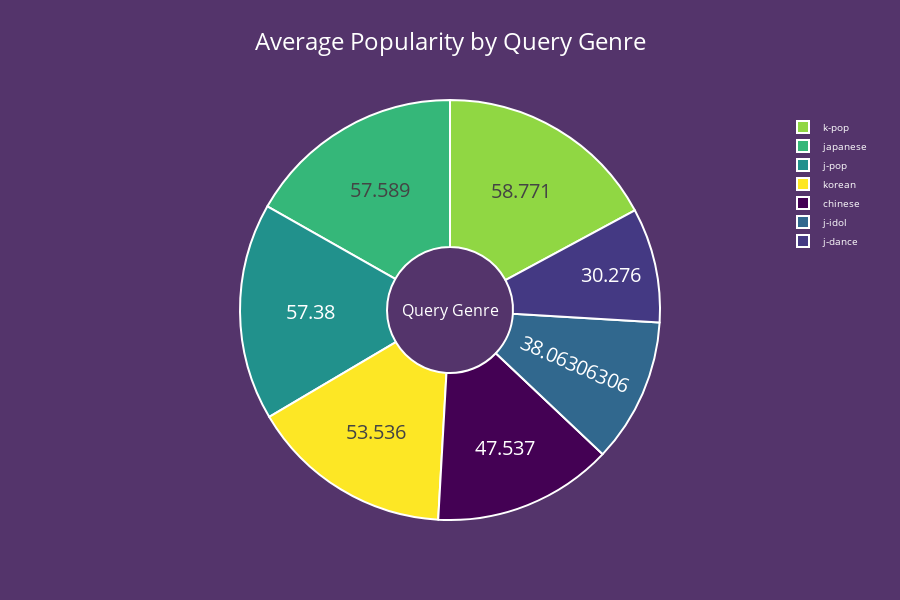

The notebook cell this image was saved under:
### Code cell
df_artist_popularity_global_mean = df_tracks.groupby(["Query_Genre"]).agg({"Popularity" : "mean"}).reset_index().rename(columns = {"Popularity" : "Popularity Mean", "Query_Genre" : "Query Genre"})

colors = plt.cm.viridis(np.linspace(0, 1, len(df_artist_popularity_global_mean["Query Genre"])))
colors_hex = [mcolors.to_hex(c) for c in colors]

Fig_7 = go.Figure(data = [go.Pie(labels = df_artist_popularity_global_mean["Query Genre"],
                                 values = df_artist_popularity_global_mean["Popularity Mean"],
                                 hole = 0.3,
                                 hoverinfo = "none",
                                 hovertemplate = 'Query Genre : %{label}<br>Popularity Mean : %{value}',
                                 textinfo = "value",
                                 textfont = dict(size = 20),
                                 marker = dict(colors = colors_hex))])

Fig_7.update_layout(
    font = dict(color = 'white', size = 18),
    height = 600,
    title_text = "Average Popularity by Query Genre",
    title_x = 0.5,
    title_font = dict(size = 24, color = 'white'),
    legend = dict(
    yanchor = "top",
    y = 0.97,
    xanchor = "left",
    x = 0.95,
    font = dict(color = 'white', size = 10)),
    annotations = [dict(text = 'Query Genre', x = 0.50, y = 0.5, font_size = 16, showarrow = False)],
    plot_bgcolor = "rgb(84,52,107)", paper_bgcolor = "rgb(84,52,107)")

Fig_7.update_traces(marker = {'line': {'color': 'white', 'width': 2}})

Fig_7.show()

### Figure 1 — Plotly figure (JSON) as saved in the notebook; plotly's stock layout.template omitted (floating-point values rounded to 4 significant figures)
{"data": [{"hole": 0.3, "hoverinfo": "none", "hovertemplate": "Query Genre : %{label}<br>Popularity Mean : %{value}", "labels": ["chinese", "j-dance", "j-idol", "j-pop", "japanese", "k-pop", "korean"], "marker": {"colors": ["#440154", "#443983", "#31688e", "#21918c", "#35b779", "#90d743", "#fde725"], "line": {"color": "white", "width": 2}}, "textfont": {"size": 20}, "textinfo": "value", "type": "pie", "values": [47.54, 30.28, 38.06, 57.38, 57.59, 58.77, 53.54]}], "layout": {"annotations": [{"font": {"size": 16}, "showarrow": false, "text": "Query Genre", "x": 0.5, "y": 0.5}], "font": {"color": "white", "size": 18}, "height": 600, "legend": {"font": {"color": "white", "size": 10}, "x": 0.95, "xanchor": "left", "y": 0.97, "yanchor": "top"}, "paper_bgcolor": "rgb(84,52,107)", "plot_bgcolor": "rgb(84,52,107)", "title": {"font": {"color": "white", "size": 24}, "text": "Average Popularity by Query Genre", "x": 0.5}}}
